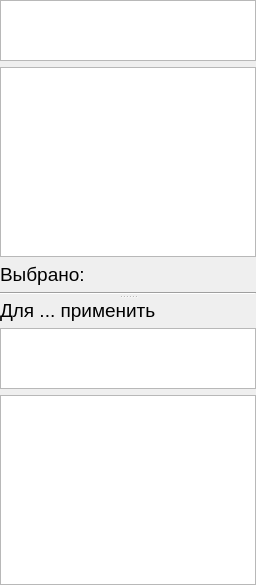
          <widget class="QWidget" name="tab_34">
           <attribute name="title">
            <string>АвтоПерерывы</string>
           </attribute>
           <layout class="QVBoxLayout" name="verticalLayout_78">
            <property name="leftMargin">
             <number>0</number>
            </property>
            <property name="topMargin">
             <number>0</number>
            </property>
            <property name="rightMargin">
             <number>0</number>
            </property>
            <property name="bottomMargin">
             <number>0</number>
            </property>
            <item>
             <widget class="QSplitter" name="splitter_14">
              <property name="orientation">
               <enum>Qt::Vertical</enum>
              </property>
              <widget class="QWidget" name="layoutWidget">
               <layout class="QVBoxLayout" name="verticalLayout_77">
                <item>
                 <widget class="QTableWidget" name="tbl_rc_autopause_filtr">
                  <property name="maximumSize">
                   <size>
                    <width>16777215</width>
                    <height>61</height>
                   </size>
                  </property>
                 </widget>
                </item>
                <item>
                 <widget class="QTableWidget" name="tbl_rc_autopause"/>
                </item>
                <item>
                 <widget class="QLabel" name="label_11">
                  <property name="font">
                   <font>
                    <pointsize>14</pointsize>
                   </font>
                  </property>
                  <property name="text">
                   <string>Выбрано:</string>
                  </property>
                 </widget>
                </item>
                <item>
                 <widget class="Line" name="line_24">
                  <property name="orientation">
                   <enum>Qt::Horizontal</enum>
                  </property>
                 </widget>
                </item>
               </layout>
              </widget>
              <widget class="QWidget" name="layoutWidget">
               <layout class="QVBoxLayout" name="verticalLayout_76">
                <item>
                 <widget class="QLabel" name="label_12">
                  <property name="font">
                   <font>
                    <pointsize>14</pointsize>
                   </font>
                  </property>
                  <property name="text">
                   <string>Для ... применить</string>
                  </property>
                 </widget>
                </item>
                <item>
                 <widget class="QTableWidget" name="tbl_rc_autopause_filtr_2">
                  <property name="maximumSize">
                   <size>
                    <width>16777215</width>
                    <height>61</height>
                   </size>
                  </property>
                 </widget>
                </item>
                <item>
                 <widget class="QTableWidget" name="tbl_rc_autopause_2"/>
                </item>
               </layout>
              </widget>
             </widget>
            </item>
           </layout>
          </widget>
